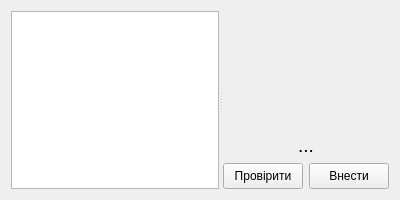
<?xml version="1.0" encoding="UTF-8"?>
<ui version="4.0">
 <class>Form</class>
 <widget class="QWidget" name="Form">
  <property name="geometry">
   <rect>
    <x>0</x>
    <y>0</y>
    <width>400</width>
    <height>200</height>
   </rect>
  </property>
  <property name="minimumSize">
   <size>
    <width>400</width>
    <height>200</height>
   </size>
  </property>
  <property name="maximumSize">
   <size>
    <width>600</width>
    <height>300</height>
   </size>
  </property>
  <property name="sizeIncrement">
   <size>
    <width>0</width>
    <height>0</height>
   </size>
  </property>
  <property name="windowTitle">
   <string>Brackets Mykhailo Hodis</string>
  </property>
  <layout class="QGridLayout" name="gridLayout">
   <item row="0" column="0">
    <widget class="QSplitter" name="splitter">
     <property name="orientation">
      <enum>Qt::Horizontal</enum>
     </property>
     <widget class="QWidget" name="verticalLayoutWidget_5">
      <layout class="QVBoxLayout" name="verticalLayout_1">
       <item>
        <widget class="QTableWidget" name="tableWidget">
         <property name="editTriggers">
          <set>QAbstractItemView::NoEditTriggers</set>
         </property>
         <property name="alternatingRowColors">
          <bool>false</bool>
         </property>
         <property name="selectionMode">
          <enum>QAbstractItemView::NoSelection</enum>
         </property>
         <property name="gridStyle">
          <enum>Qt::SolidLine</enum>
         </property>
        </widget>
       </item>
      </layout>
     </widget>
     <widget class="QWidget" name="verticalLayoutWidget_6">
      <layout class="QVBoxLayout" name="verticalLayout_2">
       <item>
        <spacer name="horizontalSpacer_1">
         <property name="orientation">
          <enum>Qt::Horizontal</enum>
         </property>
         <property name="sizeHint" stdset="0">
          <size>
           <width>40</width>
           <height>20</height>
          </size>
         </property>
        </spacer>
       </item>
       <item>
        <spacer name="horizontalSpacer_2">
         <property name="orientation">
          <enum>Qt::Horizontal</enum>
         </property>
         <property name="sizeHint" stdset="0">
          <size>
           <width>40</width>
           <height>20</height>
          </size>
         </property>
        </spacer>
       </item>
       <item>
        <spacer name="horizontalSpacer_3">
         <property name="orientation">
          <enum>Qt::Horizontal</enum>
         </property>
         <property name="sizeHint" stdset="0">
          <size>
           <width>40</width>
           <height>20</height>
          </size>
         </property>
        </spacer>
       </item>
       <item>
        <spacer name="horizontalSpacer_4">
         <property name="orientation">
          <enum>Qt::Horizontal</enum>
         </property>
         <property name="sizeHint" stdset="0">
          <size>
           <width>40</width>
           <height>20</height>
          </size>
         </property>
        </spacer>
       </item>
       <item>
        <spacer name="horizontalSpacer_5">
         <property name="orientation">
          <enum>Qt::Horizontal</enum>
         </property>
         <property name="sizeHint" stdset="0">
          <size>
           <width>40</width>
           <height>20</height>
          </size>
         </property>
        </spacer>
       </item>
       <item>
        <spacer name="horizontalSpacer_6">
         <property name="orientation">
          <enum>Qt::Horizontal</enum>
         </property>
         <property name="sizeHint" stdset="0">
          <size>
           <width>40</width>
           <height>20</height>
          </size>
         </property>
        </spacer>
       </item>
       <item>
        <widget class="QLabel" name="label">
         <property name="font">
          <font>
           <pointsize>14</pointsize>
          </font>
         </property>
         <property name="contextMenuPolicy">
          <enum>Qt::NoContextMenu</enum>
         </property>
         <property name="layoutDirection">
          <enum>Qt::LeftToRight</enum>
         </property>
         <property name="text">
          <string>...</string>
         </property>
         <property name="alignment">
          <set>Qt::AlignBottom|Qt::AlignHCenter</set>
         </property>
        </widget>
       </item>
       <item>
        <layout class="QHBoxLayout" name="horizontalLayout">
         <property name="sizeConstraint">
          <enum>QLayout::SetDefaultConstraint</enum>
         </property>
         <item>
          <widget class="QPushButton" name="pushButton_1">
           <property name="sizePolicy">
            <sizepolicy hsizetype="Minimum" vsizetype="Minimum">
             <horstretch>0</horstretch>
             <verstretch>0</verstretch>
            </sizepolicy>
           </property>
           <property name="cursor">
            <cursorShape>PointingHandCursor</cursorShape>
           </property>
           <property name="text">
            <string>Провірити</string>
           </property>
           <property name="autoRepeatDelay">
            <number>300</number>
           </property>
           <property name="autoDefault">
            <bool>false</bool>
           </property>
          </widget>
         </item>
         <item>
          <widget class="QPushButton" name="pushButton_2">
           <property name="sizePolicy">
            <sizepolicy hsizetype="Minimum" vsizetype="Minimum">
             <horstretch>0</horstretch>
             <verstretch>0</verstretch>
            </sizepolicy>
           </property>
           <property name="cursor">
            <cursorShape>PointingHandCursor</cursorShape>
           </property>
           <property name="mouseTracking">
            <bool>false</bool>
           </property>
           <property name="text">
            <string>Внести</string>
           </property>
           <property name="default">
            <bool>false</bool>
           </property>
           <property name="flat">
            <bool>false</bool>
           </property>
          </widget>
         </item>
        </layout>
       </item>
      </layout>
     </widget>
    </widget>
   </item>
  </layout>
 </widget>
 <resources/>
 <connections/>
</ui>
